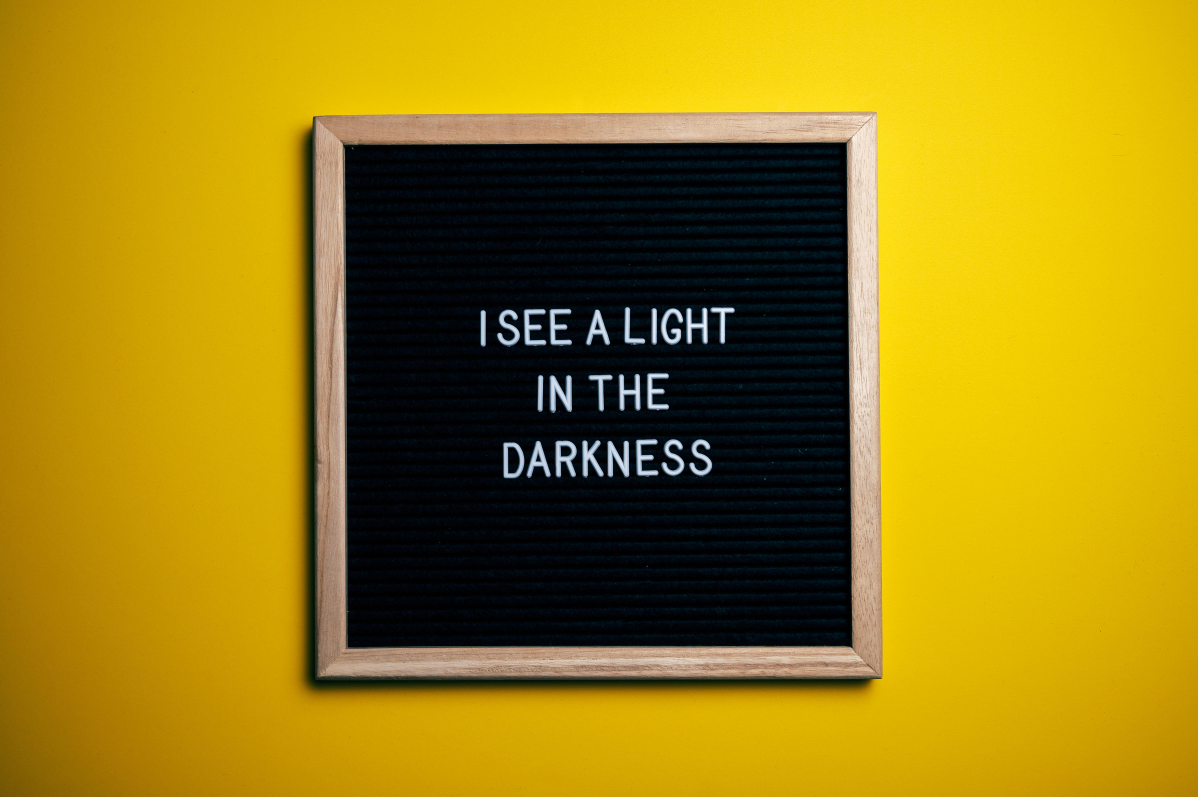
#> input picture Images/image1.jpg, 5987 x 3983 px (shown at 1/5 size)
$ python Task3.py Images
#> lines starting #> are read from the running program, lines starting #| are printed output that depends on the picture
import sys
import os
import numpy as np
from PIL import Image
import pandas as pd

finger_positions = [
    {
        "x1": 0,
        "y1": 0,
        "x2": 128,
        "y2": 24
    },
    {
        "x1": 0,
        "y1": 48,
        "x2": 128,
        "y2": 72
    },
    {
        "x1": 0,
        "y1": 80,
        "x2": 128,
        "y2": 104
    },
    {
        "x1": 0,
        "y1": 120,
        "x2": 128,
        "y2": 144
    },
    {
        "x1": 200,
        "y1": 128,
        "x2": 232,
        "y2": 256
    }
]

def checkPressure(finger_region):
    try:
        threshold = 130
        pressure = 0
        for arr in finger_region:
            if pressure == 1:
                break
            else:
                pressure = 1 if np.max(arr) > threshold else 0
        return pressure
    except Exception as e:
        return f"An error occurred: {e}"

def sliceImage(image_path):
#> called with image_path = 'Images/image1.jpg'
    try:
        img = Image.open(image_path)
#> img is the input picture: PIL image 5987x3983 RGB; mean R, G, B 156.5, 128.5, 16.1
        img = img.convert('RGB')
        img_np = np.array(img)
        height, width, _ = img_np.shape
#> height = 3983; width = 5987
        pressure_data = img_np[:, width//2:]
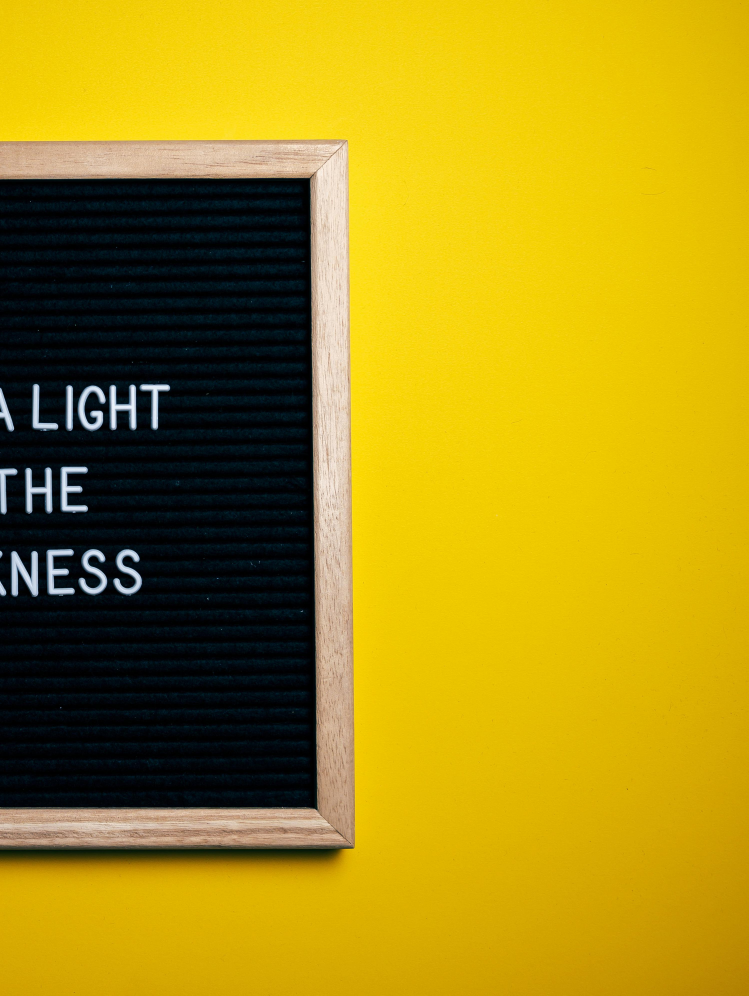
#> pressure_data: shape (3983, 2994, 3) (shown at 1/4 size); mean R, G, B 169, 143.4, 18.8
        pressure_data_gs_arr = np.dot(pressure_data[...,:3], [0.299, 0.587, 0.114]).astype(np.uint8)
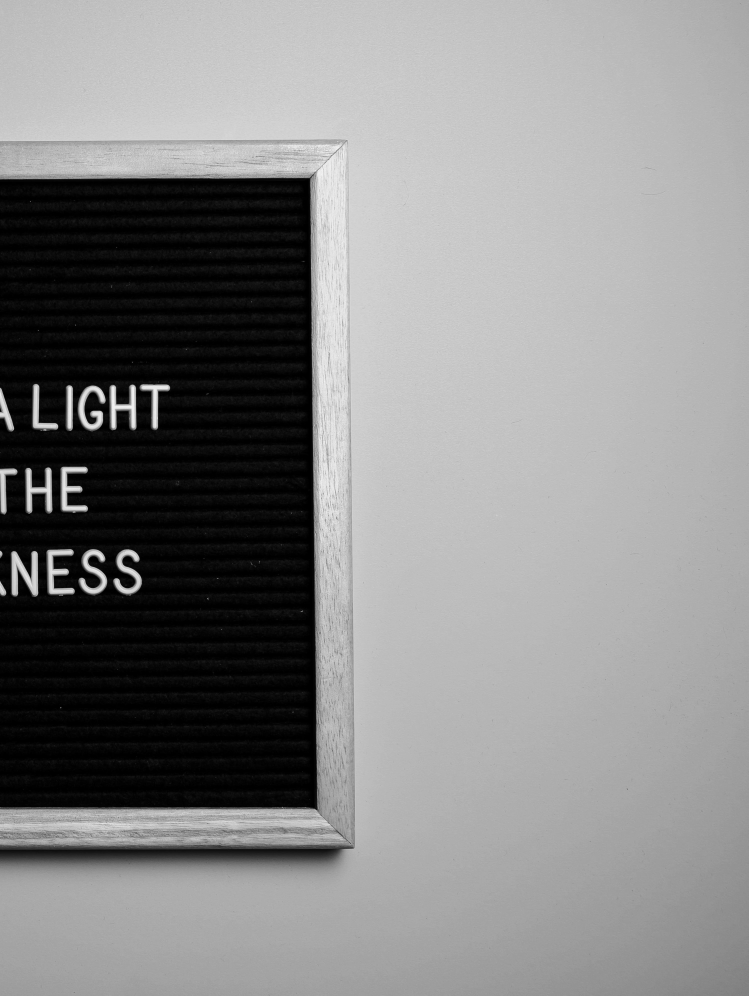
#> pressure_data_gs_arr: shape (3983, 2994) (shown at 1/4 size); min 0, max 247, mean 136.3
        pressure_data_gs_img = Image.fromarray(pressure_data_gs_arr)

        return pressure_data_gs_img
    except Exception as e:
        return f"An error occured: {e}"

def sliceFingers(image_path):
    try:
        sliced_image = sliceImage(image_path)
        img_np = np.array(sliced_image)
        data = []

        for pos in finger_positions:
            x1, y1, x2, y2 = pos["x1"], pos["y1"], pos["x2"], pos["y2"]
            finger_region = img_np[y1:y2, x1:x2]
            pressure = checkPressure(finger_region)
            data.append(pressure)
#> this loop made 5 passes
#> pass 1, in sliceFingers, `finger_region = img_np[y1:y2, x1:x2]`:
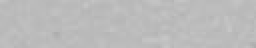
#> finger_region: shape (24, 128) (shown 2 times larger); min 173, max 198, mean 187.2
#> after the loop:
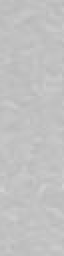
#> finger_region: shape (128, 32) (shown 2 times larger); min 182, max 209, mean 193
#> after the loop, data = [1, 1, 1, 1, 1]
        return data
    except Exception as e:
        return f"An error occured: {e}"

def processImagesInFolder(folder_path):
    try:
        results = []
        for filename in os.listdir(folder_path):
            image_path = os.path.join(folder_path, filename)
            pressures = sliceFingers(image_path)
#> pressures = [1, 1, 1, 1, 1]
            results.append({'image': filename, 'finger 1': pressures[0], 'finger 2': pressures[1], 'finger 3': pressures[2], 'finger 4': pressures[3], 'finger 5': pressures[4]})
#> pass 2 of the loop in processImagesInFolder, `for filename in os.listdir(folder_path):`:
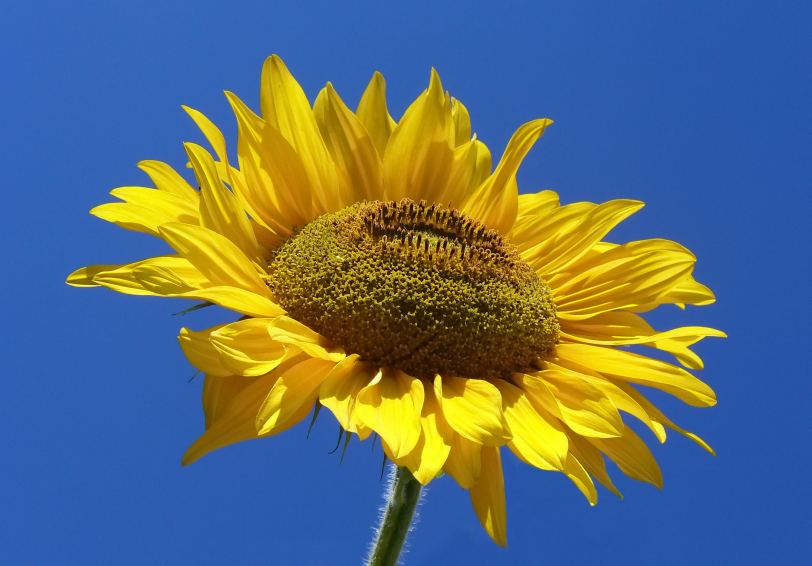
#> input picture Images/image4.jpg, 2434 x 1697 px (shown at 1/3 size)
#> in sliceImage, img is the input picture: PIL image 2434x1697 RGB; mean R, G, B 93.3, 110.1, 116
#> pressure_data: shape (1697, 1217, 3)
#> in sliceImage (call 2), `pressure_data_gs_arr = np.dot(pressure_data[...,:3], [0.299, 0.587, 0...`:
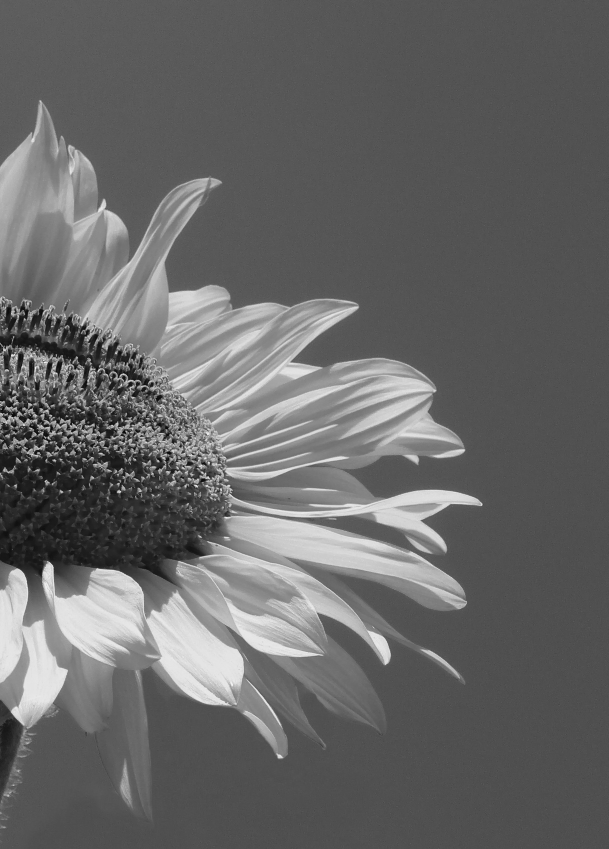
#> pressure_data_gs_arr: shape (1697, 1217) (shown at 1/2 size); min 5, max 248, mean 102.9
#> after the loop in sliceFingers (call 2), `for pos in finger_positions:`:
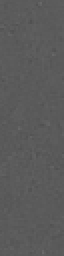
#> finger_region: shape (128, 32) (shown 2 times larger); min 80, max 105, mean 90.5
#> after the loop in sliceFingers (call 2), `for pos in finger_positions:`: data = [0, 0, 0, 0, 0]
        df = pd.DataFrame(results)
#> df = table of 2 rows and 6 columns

        df.to_excel('C://Users/fdt/OneDrive/Desktop/JoVision AI/results.xlsx')
        print("excel sheet made")
    except Exception as e:
        return f"An error occurred: {e}"

if len(sys.argv) != 2:
    print("Usage: python text_extraction.py <image_path>")
else:
    image_folder = sys.argv[1]
    print(processImagesInFolder(image_folder))
